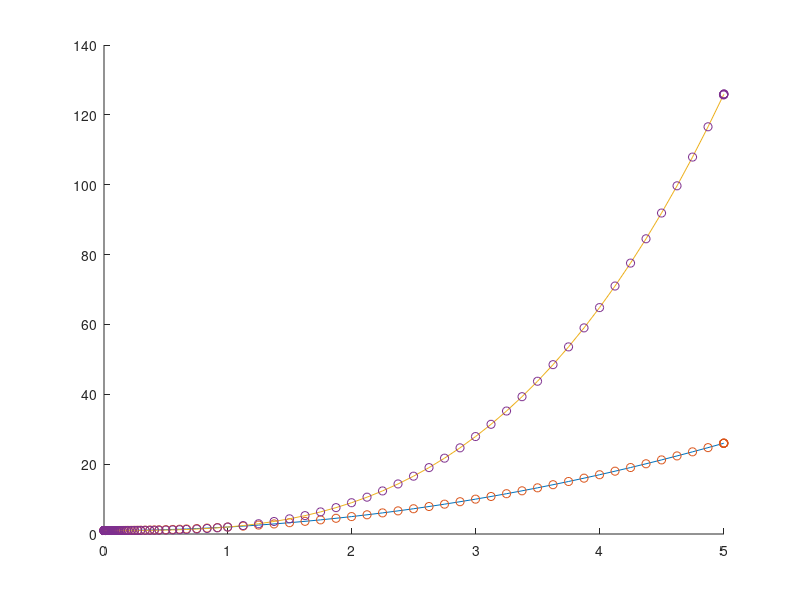

Write the MATLAB code that produced this figure.
% --- REŠEVANJE NDE PRVEGA REDA --- %

% zelimo dobiti funkcijo y(t)
% t bi navadno bil x
dy = @(t, y) 2*t;
y0 = 1;
t_domain = [0, 5];

[tout, yout] = ode45(dy, t_domain, y0);

y = @(t) t.^2 + 1;



h = figure;
hold on
plot(tout, y(tout));
plot(tout, yout, 'o');
waitfor(h) % wait for figure close

% --- REŠEVANJE NDE VIŠJEGA REDA --- %

% prevedemo na vektorsko obliko enacbe NDE prvega reda
% imamo y'' = 6*t in imamo y(0) = 1 in y'(0) = 0
% funkcije, ki jih imamo v pogojih uporabimo kot nove spremenljivke 
% y1 := y in y2 = y'
% dobimo Y = [y1; y2] in Y' = [y1'; y2'] = [y2; y''] = ...
% ... = [Y(2), <nasa funkcija>

dd_y = @(t, Y) 6*t;
y0 = 1;
d_y0 = 0;

Y0 = [y0; d_y0];
d_Y = @(t, Y) [Y(2); dd_y(t, Y)]; % v splosnem
t_domain = [0, 5];

[tout, yout] = ode45(d_Y, t_domain, Y0);

y = @(t) t.^3 + 1;

hold on
plot(tout, yout(:, 1));
plot(tout, y(tout), 'o');

